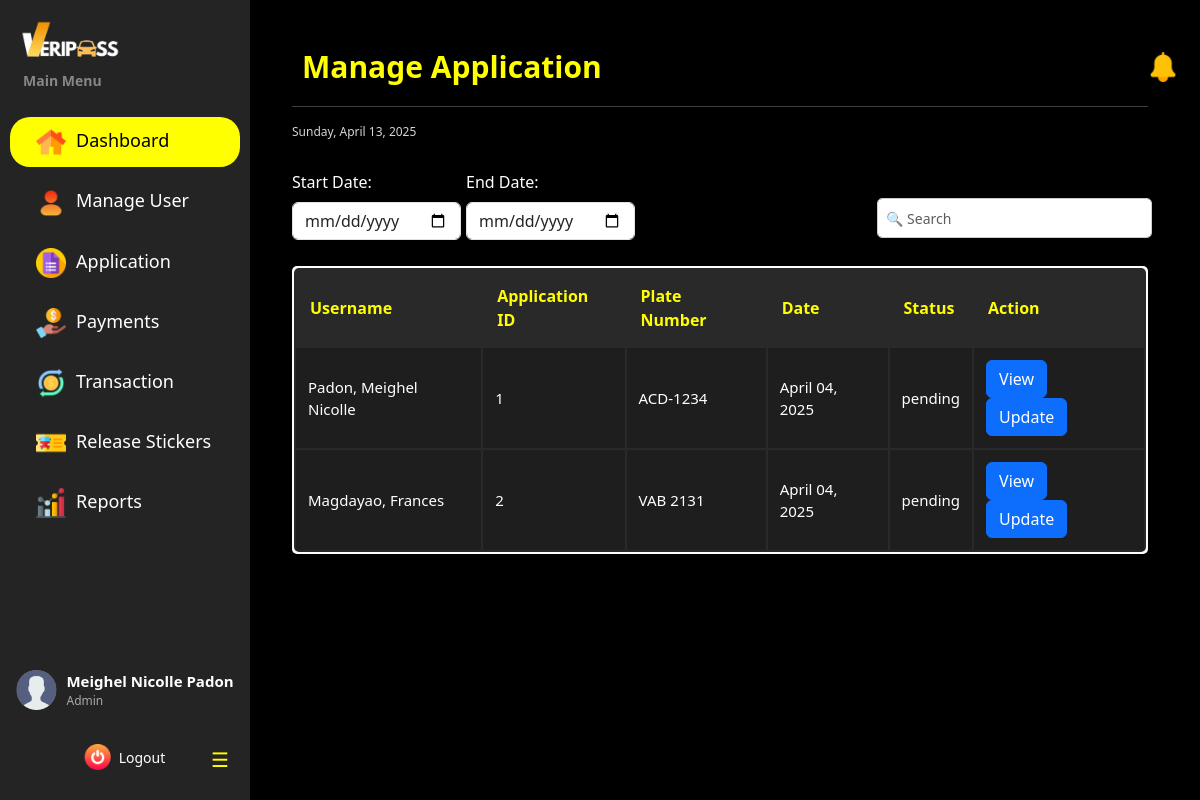
/dashboard/admin/manage_application/ (signed in), run on the app's committed database.
### vehicle_pass/models.py (models this page shows, shortened)
class BaseModel(models.Model):
    created_at = models.DateTimeField(auto_now_add=True, db_index=True)
    updated_at = models.DateTimeField(auto_now=True)
    class Meta:
        abstract = True

class Registration(BaseModel):
    STATUS_CHOICES = [
        ('pending', 'Pending'),
        ('cancelled', 'Cancelled'),
        ('for payment', 'For Payment'),
        ('reviewing documents', 'Reviewing Documents'),
        ('for final inspection', 'For Final Inspection'),
        ('approved', 'Approved'),
        ('rejected', 'Rejected')
    ]
    registrationNumber = models.BigAutoField(primary_key=True)
    user = models.ForeignKey(UserProfile, on_delete=models.CASCADE)
    vehicle = models.ForeignKey(Vehicle, on_delete=models.CASCADE)
    files = models.URLField(max_length=250)
    status = models.CharField(max_length=20, choices=STATUS_CHOICES, default='pending')
    def __str__(self):
        return f"Registration {self.registrationNumber} for {self.user.lastname}, {self.user.firstname}"

class UserProfile(BaseModel):
    ROLE_CHOICES = [('user', 'User'),
        ('security', 'Security'),
        ('cashier', 'Cashier'),
        ('admin', 'Admin')
        ]
    corporate_email = models.EmailField(max_length=50, unique=True)
    password = models.CharField(max_length=128)
    lastname = models.CharField(max_length=25)
    firstname = models.CharField(max_length=50)
    middle_name = models.CharField(max_length=25, blank=True, null=True)
    suffix = models.CharField(max_length=5, blank=True, null=True)
    dl_number = models.CharField(max_length=15, blank=True, null=True)
    college = models.CharField(max_length=100, blank=True, null=True)
    program = models.CharField(max_length=100, blank=True, null=True)
    department = models.CharField(max_length=100, blank=True, null=True)
    address = models.CharField(max_length=100, blank=True, null=True)
    role = models.CharField(max_length=20, choices=ROLE_CHOICES, default='user', null=True)

class Vehicle(BaseModel):
    owner = models.ForeignKey(UserProfile, on_delete=models.CASCADE)
    plateNumber = models.CharField(max_length=10, unique=True)
    type = models.CharField(max_length=20)
    model = models.CharField(max_length=20)
    color = models.CharField(max_length=20)
    chassisNumber = models.CharField(max_length=17)
    OR_Number = models.CharField(max_length=15)

### vehicle_pass/views.py (the view)
# urls.py: path("dashboard/admin/manage_application/", AdminViewApplication.as_view(), name="admin_manage_application"),
class AdminViewApplication(CustomLoginRequiredMixin, ListView):
    model = Registration
    template_name = 'Admin Dashboard/Admin_Application.html'
    context_object_name = 'applications'
    paginate_by = 5
    def get_context_data(self, **kwargs):
        context = super().get_context_data(**kwargs)
        applications = context['applications']
        print(f"Applications count: {len(applications)}")
        if applications:
            print(f"First application: {applications[0]}")
        return context

### vehicle_pass/authentication.py (called while the page is built)
    def dispatch(self, request, *args, **kwargs):
        if not request.session.get("user_id"): #overrides the django dispatch
            return redirect("login")  #redirect to login if no active on session
        return super().dispatch(request, *args, **kwargs)

### vehicle_pass/context_processors.py (called while the page is built)
def admin_user_context(request):
    if hasattr(request, 'session') and 'user_id' in request.session:
        try:
            user_id = request.session.get('user_id')
            admin_user = UserProfile.objects.get(id=user_id, role='admin')
            admin_name = f"{admin_user.firstname} {admin_user.lastname}"
        except Exception as e:
            admin_name = "Admin"
    else:
        admin_name = "Not Logged In"
    return {'admin_name': admin_name}

def cashier_user_context(request):
    if hasattr(request, 'session') and 'user_id' in request.session:
        try:
            user_id = request.session.get('user_id')
            cashier_user = UserProfile.objects.get(id=user_id, role='cashier')
            cashier_name = f"{cashier_user.firstname} {cashier_user.lastname}"
        except Exception as e:
            cashier_name = "Cashier"
    else:
        cashier_name = "Not Logged In"
    return {'cashier_name': cashier_name}

def default_user_context(request):
    if hasattr(request, 'session') and 'user_id' in request.session:
        try:
            user_id = request.session.get('user_id')
            default_user = UserProfile.objects.get(id=user_id, role='user')
            user_name = f"{default_user.firstname} {default_user.lastname}"
        except Exception as e:
            user_name = "User"
    else:
        user_name = "Not Logged In"
    return {'user_name': user_name}

def security_user_context(request):
    if hasattr(request, 'session') and 'user_id' in request.session:
        try:
            user_id = request.session.get('user_id')
            security_user = UserProfile.objects.get(id=user_id, role='security')
            security_name = f"{security_user.firstname} {security_user.lastname}"
        except Exception as e:
            security_name = "Security"
    else:
        security_name = "Not Logged In"
    return {'security_name': security_name}

### templates/Admin Dashboard/Admin_Application.html (shortened to what this page needs)
{% extends "includes/admin_sidebar.html" %}
{% load static %}
{% block extra_css %}
    <link rel="stylesheet" href="{% static 'css/admin-dashboard-style.css' %}">
    <link rel="stylesheet" href="{% static 'css/sidebar.css' %}">
{% endblock %}
{% block content %}
<div class="main-content flex-grow-1 ms-uto">
    <div class="container-fluid py-1">
        <div class="d-flex flex-column flex-md-row justify-content-between align-items-start align-items-md-center mb-3">
            <h2 class="title mb-3 mb-md-0">Manage Application</h2>
            <div class="d-flex align-items-center gap-3">
                <a href="Announcements.html" class="text-decoration-none text-light position-absolute">
                    <img src="{% static 'images/notification.png' %}" alt="Notifications" width="30" height="30">
                </a>
            </div>
        </div>
        <hr>
        <small><span id="date"></span></small>
        <br>
        <div class="filter-container">
            <div class="mb-3">
                <label for="start-date" class="form-label">Start Date:</label>
                <input type="date" id="start-date" class="form-control">
            </div>
            <div class="mb-3">
                <label for="end-date" class="form-label">End Date:</label>
                <input type="date" id="end-date" class="form-control">
            </div>
            <input class="position-absolute end-0 bottom-10 form-control w-20 me-5 mb-auto" type="text" id="search-bar" placeholder="🔍 Search">
        </div>
        <section class="table-container">
            <table class="users-table">
                <thead>
                    <tr>
                        <th>Username</th>
                        <th>Application ID</th>
                        <th>Plate Number</th>
                        <th>Date</th>
                        <th>Status</th>
                        <th>Action</th>
                    </tr>
                </thead>
                <tbody>
                    {% for applicant in applications %}
                        <tr>
                            <td>{{ applicant.user.lastname }}, {{ applicant.user.firstname }} {{ applicant.user.middlename|default_if_none:""|slice:":1"}}</td>
                            <td>{{ applicant.registrationNumber }}</td>
                            <td>{{ applicant.vehicle.plateNumber }}</td>
                            <td>{{ applicant.created_at|date:"F d, Y" }}</td>
                            <td>{{ applicant.status }}</td>
                            <td>
                                <a href="{% url 'admin_view_specific_application' applicant.pk %}" class="btn btn-primary">View</a>
                                <a href="{% url 'admin_update_application' applicant.pk %}" class="btn btn-primary">Update</a>
                            </td>
                        </tr>
                    {% empty %}
                        <tr>
                        <td colspan="6" style="text-align: center">
                            <p class="text-sm font-weight-bold mb-0">No Records Found</p>
                        </td>
                        </tr>
                    {% endfor %}
                </tbody>
            </table>
        </section>
    </div>
</div>
{% endblock %}

### static/css/admin-dashboard-style.css (style rules this page uses)
* { margin: 0; padding: 0; box-sizing: border-box; }
body { font-family: system-ui, -apple-system, BlinkMacSystemFont, 'Segoe UI', Roboto, Oxygen, Ubuntu, Cantarell, 'Open Sans', 'Helvetica Neue', sans-serif !important; display: flex; background-color: black !important; color: white !important; transition: all 0.3s ease; }
.title { margin: 0; font-size: 30px; display: flex; align-items: center; font-weight: bold; color: yellow; justify-content: space-between; padding: 5px 10px; }
#date { font-size: 12px; color: rgb(213, 213, 213); margin: 0; display: flex; align-items: center; margin-bottom: 5px; }
.filter-container { display: flex; align-items: center; gap: 5px; margin-bottom: 10px; }
#search-bar { width: 275px; height: 40px; padding: 8px; border: 1px solid #ccc; border-radius: 5px; font-size: 14px; outline: none; margin-top: 10px; margin-bottom: 20px; margin-left: 0px; }
.table-container { background: white; padding: 2px; border-radius: 5px; }
.users-table { width: 100%; border-collapse: separate; border-radius: 5px; background-color: #292929; color: white; }
.users-table th { font-weight: bold; padding: 14px; color: yellow; font-size: 16px; }
.users-table td { padding: 12px; font-size: 15px; }
.users-table tr { color: white; }
.users-table tbody tr:nth-child(odd) { background-color: #1e1e1e !important; }
.users-table tbody tr:nth-child(even) { background-color: #1e1e1e !important; }
.users-table th:first-child { cursor: pointer; }

### templates/Admin Dashboard/Admin_Application.html (style rules this page uses)
.main-content { flex-grow: 1; padding: 20px; margin-left: 120px; }

### data on the page
Registration: user.lastname "Padon", user.firstname "Meighel Nicolle", registrationNumber "1", vehicle.plateNumber "ACD-1234", created_at "April 04, 2025", status "pending"
Registration: user.lastname "Magdayao", user.firstname "Frances", registrationNumber "2", vehicle.plateNumber "VAB 2131", created_at "April 04, 2025", status "pending"

### other printed values
{{ admin_name }} "Meighel Nicolle Padon"
